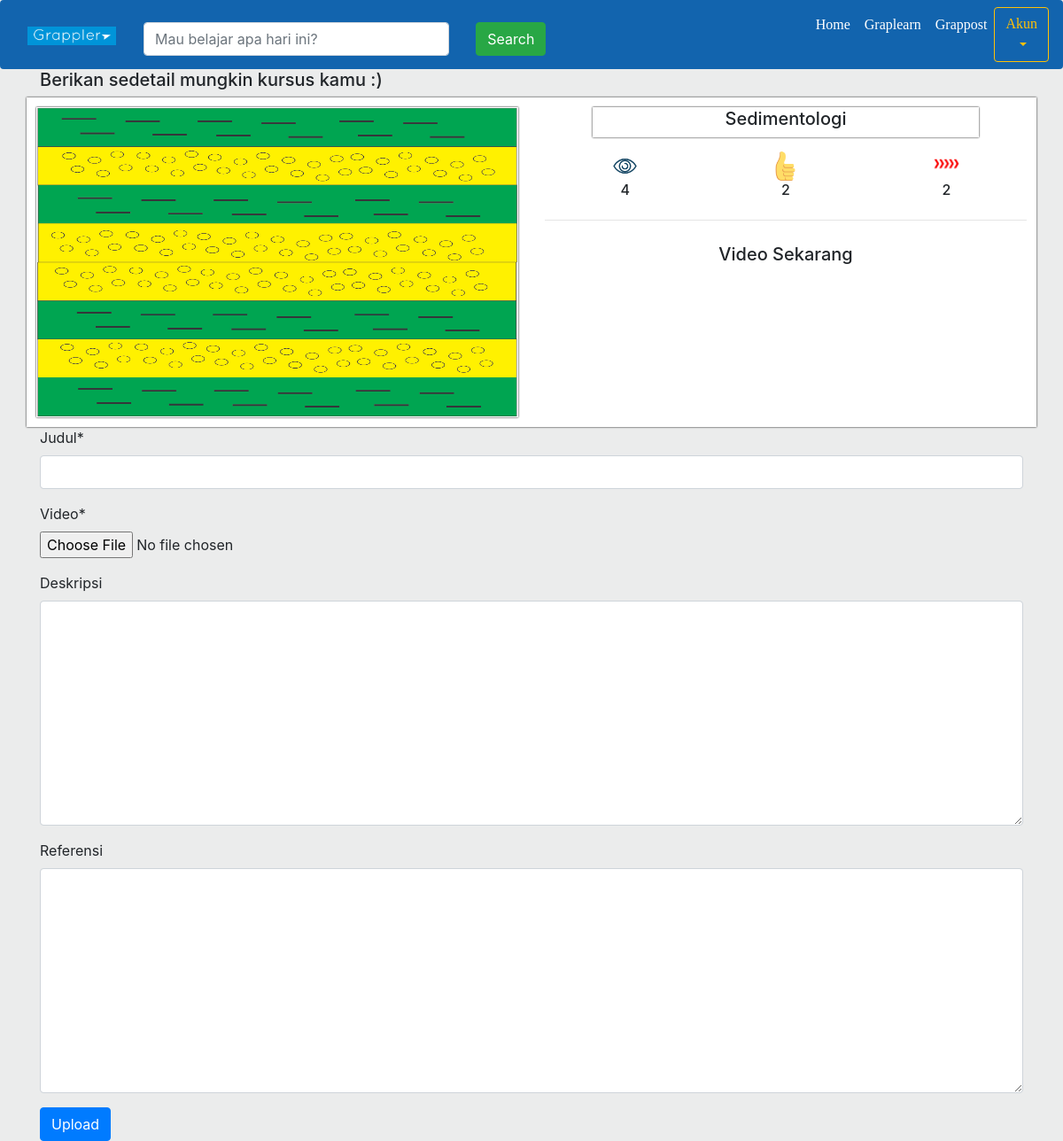
The app's page /graplearn/addvideocourse/11/ (signed in), older data.
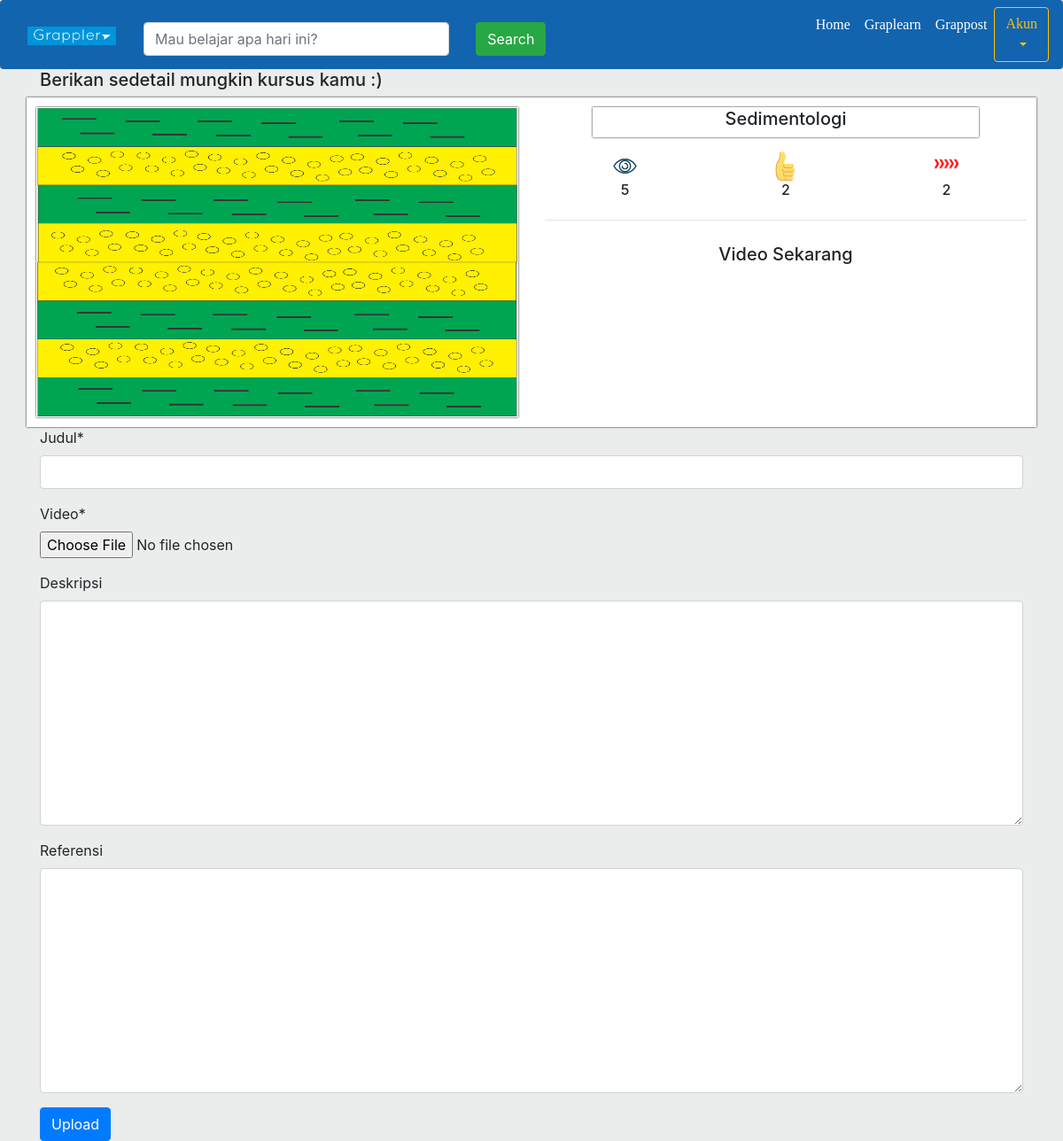
The same page, newer data.
### graplearn/models.py (models this page shows, shortened)
class Course(models.Model):
	user = models.ForeignKey(User, on_delete=models.CASCADE)
	judul = models.CharField(max_length=30)
	thumbnail = models.ImageField(default='mantap.png',blank=True,upload_to='course/')
	kategori = models.CharField(max_length=30)
	harga = models.PositiveIntegerField()
	deskripsi = models.TextField(max_length=300)
	published = models.DateTimeField(auto_now_add=True)
	like = models.PositiveIntegerField(default=0)
	view = models.PositiveIntegerField(default=0)
	share = models.PositiveIntegerField(default=0)
	discount = models.DecimalField(decimal_places=2, max_digits=10,default=0)

### graplearn/views.py (the view, shortened to what this page needs)
# urls.py: re_path(r'^addvideocourse/(?P<id_course>[0-9]+)/$',views.addVideoCourse, name='addvideocourse'),
@login_required
def addVideoCourse(request,id_course):
	course = Course.objects.get(id=id_course)
	videoCourses = VideoCourse.objects.filter(course = course)
	if request.user != course.user:
		messages.error(request,'Kamu gaboleh macem macem ya :)')
		return redirect('home')
	data ={
		'data' : course
	}
	videoCourseForm = VideoCourseForm(initial=data)
	context = {
		'judul' : 'Tambah video kursus',
		'jumboTag' : 'Berikan sedetail mungkin kursus kamu :)',
		'course' : course,
		'videoCourseForm' : videoCourseForm,
		'videoCourses' : videoCourses,
	}
	return render(request,'graplearn/addvideocourse.html', context)

### graplearn/forms.py
class VideoCourseForm(forms.ModelForm):
	class Meta:
		model = VideoCourse
		fields=(
				'judul',
				'video',
				'deskripsi',
				'referensi',
			)

### graplearn/templates/graplearn/addvideocourse.html (shortened to what this page needs)
{% extends "base.html" %}
{% load crispy_forms_tags %}
{% load static %}
{% block cssOpt %}
	<link rel="stylesheet" href="{% static "css/graplearn/addvideocourse.css" %}">
{% endblock cssOpt %}
{% block header %}
	<div class="container">
		<h5>{{jumboTag}}</h5>
	</div>
{% endblock header %}
{% block konten1 %}
	<div class="container course">
		<div class="row">
			<div class="col-sm-6">
				<img src="{{course.thumbnail.url}}" alt="">
			</div>
			<div class="col-sm-6 text-center ">
				<div class="container judul">
					<h5>{{course.judul}}</h5>
				</div>
				<div class="container status">
					<div class="row">
						<div class="col-sm-4">
							<img src="{% static "img/view.png" %}" alt="">
							<h6>{{course.view}}</h6>
						</div>
						<div class="col-sm-4">
							<img src="{% static "img/like.png" %}" alt="">
							<h6>{{course.like}}</h6>
						</div>
						<div class="col-sm-4">
							<img src="{% static "img/share.png" %}" alt="">
							<h6>{{course.share}}</h6>
						</div>
					</div>
				</div>
				<hr>
				<div class="container currentvideo">
					<h5>Video Sekarang</h5>
				</div>
			</div>
		</div>
	</div>
	<div class="container">
		<form method='POST' name='coursevideos' enctype="multipart/form-data">
			{{videoCourseForm|crispy}}
			<button type="submit" class="btn btn-primary">Upload</button>
		</form>
	</div>
{% endblock konten1 %}

### templates/base.html (shortened to what this page needs)
{% load static %}
<!DOCTYPE html>
<html lang="en">
<head>
	{% include "snippets/styles.html" %}
	{% block cssOpt %}
	{% endblock cssOpt %}
</head>
<body>
<section>
	{% include "snippets/navbar.html" %}
</section>
	{% block header %}
	{% endblock header %}
	{% block konten1 %}
	{% endblock konten1 %}
</body>
</html>

### templates/snippets/styles.html
{% load static %}
<link rel="stylesheet" href="{% static "vendor/bootstrap/bootstrap.css" %}">
<link rel="stylesheet" href="{% static "css/basestyle.css" %}">

### templates/snippets/navbar.html (shortened to what this page needs)
{% load static %}
<nav class="navbar navbar-expand-sm navbar-light" style='background-color:#1264AE;border-radius:4px;'>
  <div class="container">
    <a class="navbar-brand" href="{% url "home" %}"><img src="{% static "img\logo.png" %}" alt=""></a>
      <div class="container search-menu">
        <div class="row">
          <div class="col-sm-6">
            <div class="input-group">
              <input type="text" class="form-control" placeholder="Mau belajar apa hari ini?" aria-label="Recipient's username" aria-describedby="basic-addon2">
            </div>
          </div>
          <div class="col-sm-6">
              <button class="btn btn-success" style="margin-top:10px;">Search</button>
          </div>
        </div>
      </div>
  </div>
  <div class="collapse navbar-collapse" id="navbarNav">
    <ul class="navbar-nav ml-auto" style='font-family:Quicksand;'>
      <li class="nav-item active">
        <a class="nav-link" href="{% url "home" %}">Home</a>
      </li>
      <li class="nav-item">
        <a class="nav-link" href="{% url "graplearn:index" %}">Graplearn</a>
      </li>
      <li class="nav-item">
        <a class="nav-link" href="{% url "grappost:index" %}">Grappost</a>
      </li>
      {% if user.is_authenticated %}
        <li class="nav-item">
        <div class="btn-group">
          <button type="button" class="btn btn-outline-warning dropdown-toggle" data-toggle="dropdown" aria-haspopup="true" aria-expanded="false">
            Akun
          </button>
        </div>
        </li>
      {% else %}
        <li class="nav-item">
          <a class="nav-link" href="{% url "akun:login" %}">Login</a>
        </li>
      {% endif %}
    </ul>
  </div>
</nav>

### templates/snippets/scripts.html (shortened to what this page needs)
{% load static %}

### static/css/basestyle.css (style rules this page uses)
body { background-color: #EBECEC; }
nav img { width:100px; }
nav div#navbarNav ul li a { color:white; }
nav div.container { position: relative; }
nav input { float:left; margin-top: 10px; size:5; display: inline-block; }

### static/css/graplearn/addvideocourse.css (style rules this page uses)
div.container.course { background-color: white; padding:10px; border:1px solid white; box-shadow: 0 0 2px black; }
div.container.course img { width:100%; height: 350px; border:1px solid white; box-shadow: 0 0 2px black; }
div.container.course div.judul { width:80%; border:1px solid white; box-shadow: 0 0 2px black; }
div.container.course div.status img { width:35px; height:35px; border:none; box-shadow: none; margin: auto; }
div.container.course div.status { width:100%; margin-top: 15px; background-color: transparent; }
div.container.currentvideo { padding: 10px; height: 200px; overflow: auto; }

Row changes from the older to the newer data that the page shows:
changed Course "Sedimentologi": view "4" → "5"
